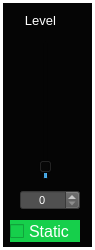
  <widget class="CustomFrame" name="frame_MixerChannelLevel_11">
   <property name="geometry">
    <rect>
     <x>1010</x>
     <y>580</y>
     <width>95</width>
     <height>250</height>
    </rect>
   </property>
   <property name="styleSheet">
    <string notr="true">background-color: rgb(5, 5, 5);
color: rgb(255, 255, 255);</string>
   </property>
   <property name="frameShape">
    <enum>QFrame::Panel</enum>
   </property>
   <property name="frameShadow">
    <enum>QFrame::Plain</enum>
   </property>
   <property name="lineWidth">
    <number>3</number>
   </property>
   <property name="midLineWidth">
    <number>1</number>
   </property>
   <widget class="QCheckBox" name="checkBox_MixerChanStaticLevel_11">
    <property name="geometry">
     <rect>
      <x>10</x>
      <y>220</y>
      <width>70</width>
      <height>22</height>
     </rect>
    </property>
    <property name="font">
     <font>
      <pointsize>12</pointsize>
     </font>
    </property>
    <property name="focusPolicy">
     <enum>Qt::NoFocus</enum>
    </property>
    <property name="styleSheet">
     <string notr="true">background-color: rgb(22, 207, 75);</string>
    </property>
    <property name="text">
     <string>Static</string>
    </property>
   </widget>
   <widget class="CustomVerticalSlider" name="verticalSlider_MixerChLevel_11">
    <property name="geometry">
     <rect>
      <x>35</x>
      <y>40</y>
      <width>22</width>
      <height>140</height>
     </rect>
    </property>
    <property name="maximum">
     <number>100</number>
    </property>
    <property name="value">
     <number>5</number>
    </property>
    <property name="orientation">
     <enum>Qt::Vertical</enum>
    </property>
    <property name="tickPosition">
     <enum>QSlider::NoTicks</enum>
    </property>
    <property name="tickInterval">
     <number>10</number>
    </property>
   </widget>
   <widget class="QLabel" name="label_224">
    <property name="geometry">
     <rect>
      <x>20</x>
      <y>10</y>
      <width>41</width>
      <height>21</height>
     </rect>
    </property>
    <property name="font">
     <font>
      <pointsize>10</pointsize>
     </font>
    </property>
    <property name="styleSheet">
     <string notr="true">color: rgb(255, 255, 255);</string>
    </property>
    <property name="text">
     <string>Level</string>
    </property>
    <property name="alignment">
     <set>Qt::AlignCenter</set>
    </property>
   </widget>
   <widget class="QSpinBox" name="spinBox_MixerChLevel_11">
    <property name="geometry">
     <rect>
      <x>20</x>
      <y>190</y>
      <width>60</width>
      <height>20</height>
     </rect>
    </property>
    <property name="font">
     <font>
      <pointsize>8</pointsize>
     </font>
    </property>
    <property name="focusPolicy">
     <enum>Qt::NoFocus</enum>
    </property>
    <property name="styleSheet">
     <string notr="true">background-color: rgb(80,80,80);
color: rgb(255, 255, 255);</string>
    </property>
    <property name="alignment">
     <set>Qt::AlignCenter</set>
    </property>
    <property name="readOnly">
     <bool>false</bool>
    </property>
    <property name="accelerated">
     <bool>true</bool>
    </property>
    <property name="maximum">
     <number>100</number>
    </property>
    <property name="value">
     <number>0</number>
    </property>
   </widget>
  </widget>
